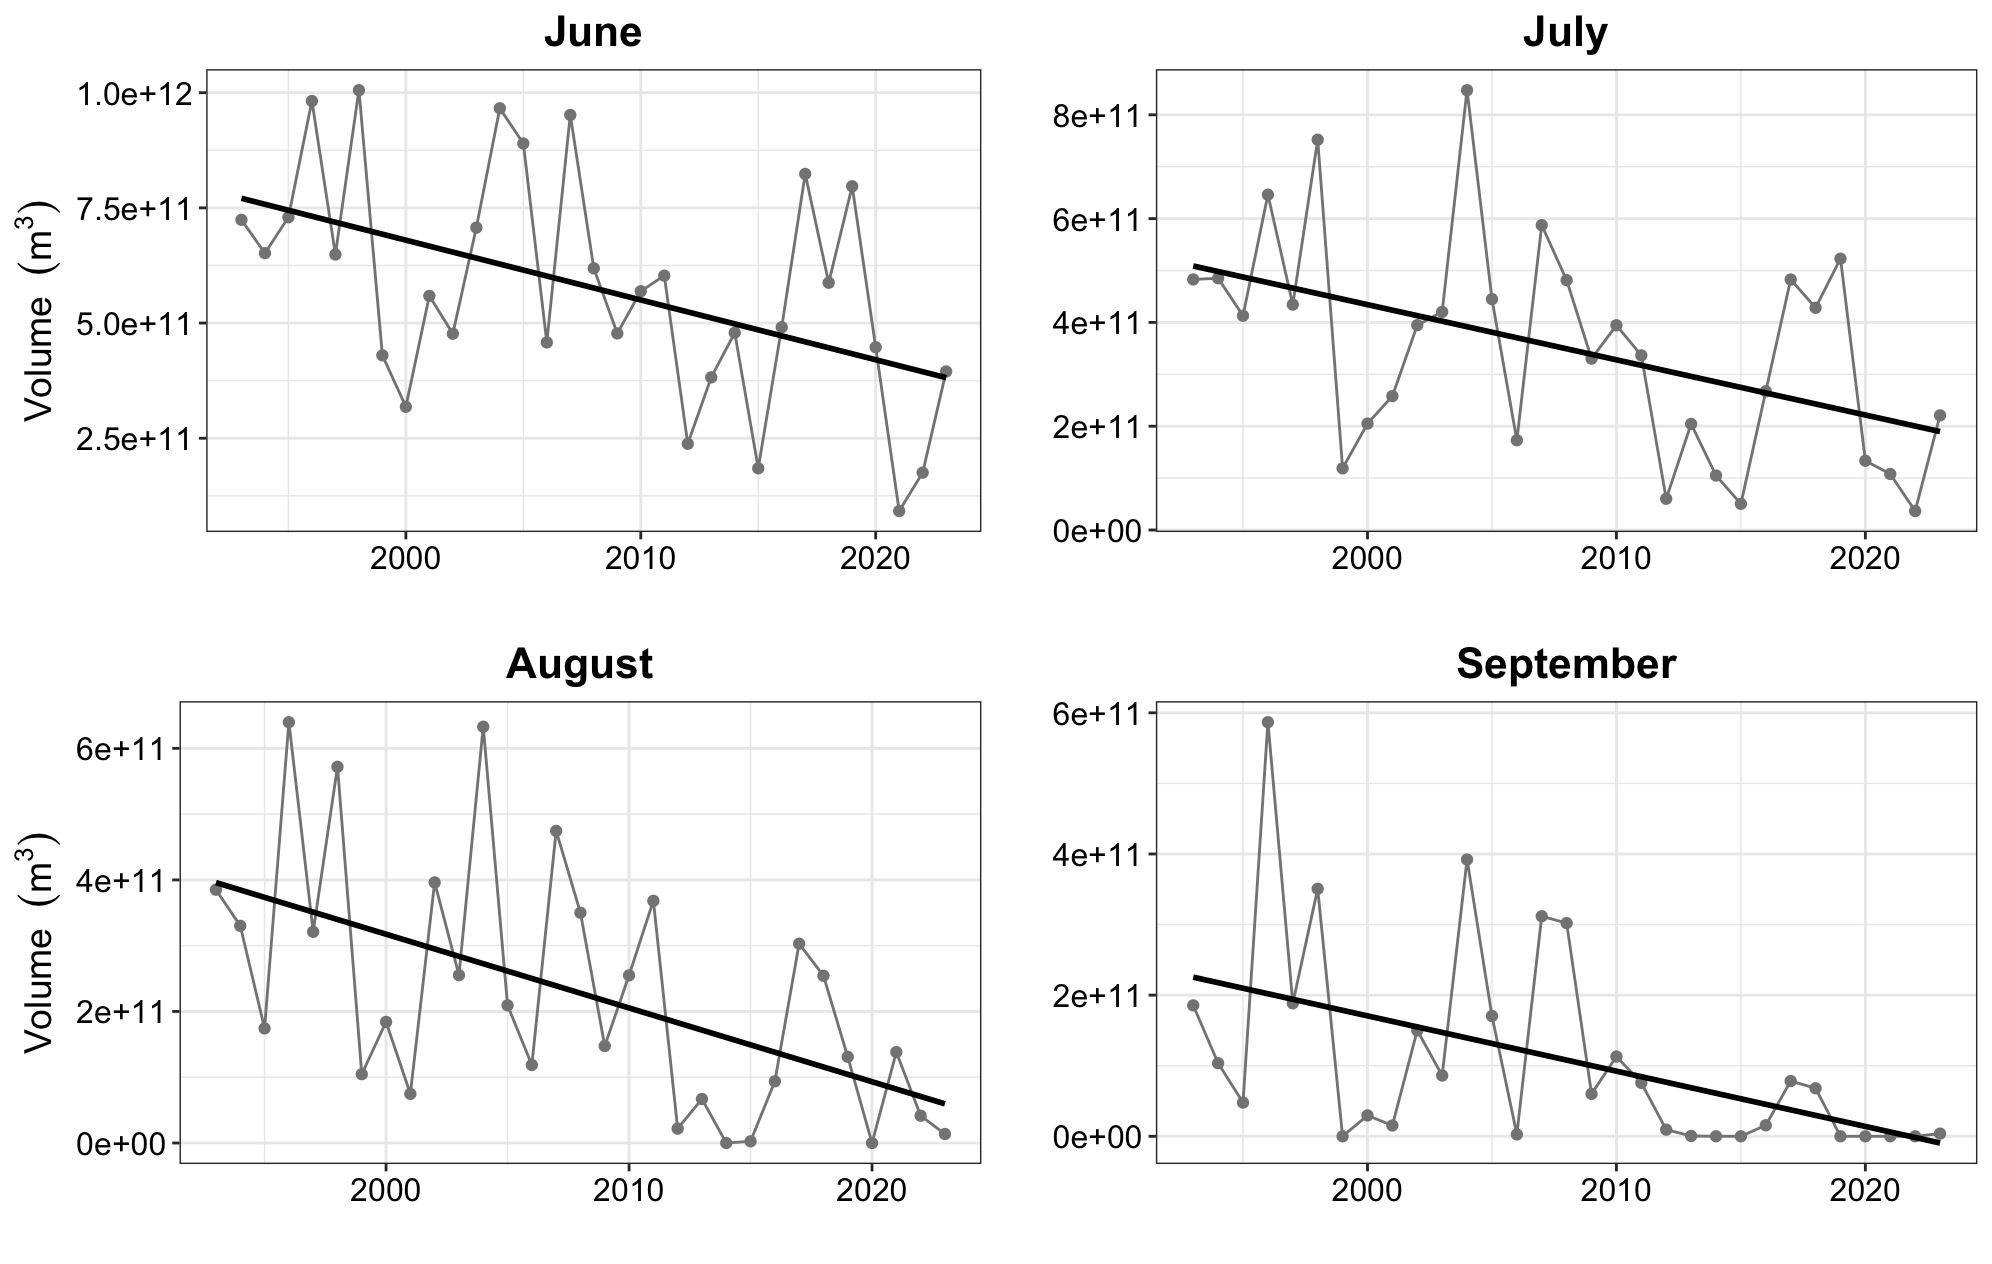

Recreate this plot in R.
## Figures for Sea Surface Salinity Seasonally

## **Laura Gruenburg, lagruenburg@gmail.com**

#   **LAST UPDATED: January 8, 2024**

setwd("~/Desktop/NYB Indicators/Deriv")
source("Deriv.R")
library(mgcv)
library(ggplot2)
#library(mgcViz)


#######Load the datasets
setwd("~/Desktop/NYB Indicators/NYB_Indicators_Calculations/Final_Timeseries_Figures/Timeseries_Files_2023")
cp<-read.csv("CP_volume_Jan_8_2024.csv", header = TRUE)

linearMod_april<- lm(April ~ X, data=cp)
summary(linearMod_april) #significant 95%

linearMod_may<- lm(May ~ X, data=cp)
summary(linearMod_may) #significant 99%

linearMod_june<- lm(June ~ X, data=cp)
summary(linearMod_june) #significant 99%

linearMod_july<- lm(July ~ X, data=cp)
summary(linearMod_july) #significant 99%

linearMod_aug<- lm(August ~ X, data=cp)
summary(linearMod_aug) #significant 99%

linearMod_sep<- lm(September ~ X, data=cp)
summary(linearMod_sep) #significant 99%

linearMod_oct<- lm(October ~ X, data=cp)
summary(linearMod_oct) #significant 95%


# JUNE
qjune = quantile(cp$June, probs = c(.30,.70))

# find the last 5 years mean
mn_june5 = mean(cp$June[cp$X >= 2019])
# what quintile the data is in
mn_june5 < qjune

# Creat a GAM - adjust k and remember to check model
mod_june<- gam(June ~ s(X, k=5), data = cp)
summary(mod_june) #check out model
gam.check(mod_june)

pdata_w <- with(cp, data.frame(X = X))
p2_mod_june <- predict(mod_june, newdata = pdata_w,  type = "terms", se.fit = TRUE)
intercept_w = 576.1016   # look at p2_mod and extract the intercept
pdata_w <- transform(pdata_w, p2_mod_june = p2_mod_june$fit[,1], se2_w = p2_mod_june$se.fit[,1])

#  Now that we have the model prediction, the next step is to calculate the first derivative
#  Then determine which increases and decreases are significant
Term = "X"
mod_june.d <- Deriv(mod_june, n=31) # n is the number of Xs
mod_june.dci <- confint(mod_june.d, term = Term)
mod_june.dsig <- signifD(pdata_w$p2_mod_june, d = mod_june.d[[Term]]$deriv,
                      +                    mod_june.dci[[Term]]$upper, mod_june.dci[[Term]]$lower)

# Take a quick look to make sure it appears ok before final plotting
plot(June ~ X, data = cp)
lines(June ~ X, data = cp)
lines(p2_mod_june+intercept_w ~ X, data = pdata_w, type = "n")
lines(p2_mod_june+intercept_w ~ X, data = pdata_w)
lines(unlist(mod_june.dsig$incr)+intercept_w ~ X, data = pdata_w, col = "blue", lwd = 3)
lines(unlist(mod_june.dsig$decr)+intercept_w ~ X, data = pdata_w, col = "red", lwd = 3)

linearmod_june<- lm(June ~ X, data=cp)
summary(linearmod_june)

june_plot <- ggplot() + 
  geom_line(data = cp, aes(x = X, y = June), color = 'grey52') +
  geom_point(data = cp, aes(x = X, y = June), color = 'grey52') + 
  #geom_point(data = cp[42,], aes(x= X, y = June), shape = 17, size =3) +
  geom_smooth(data = cp, aes(x = X, y = June), method = lm, se = FALSE, color = 'black') + 
  #geom_line(data=pdata_w, aes(x = X, y = p2_mod_june+intercept_w), se = FALSE, color = 'black', linetype = 'twodash', size = 1) + 
  #geom_line(data = pdata_w, aes(y = unlist(mod_june.dsig$incr)+intercept_w, x = X), color = "blue", size = 1) + 
  #geom_line(data = pdata_w, aes(y = unlist(mod_june.dsig$decr)+intercept_w, x = X), color = 'red', size = 1) + 
  theme_bw() +
  labs (y = bquote("Volume "~(km^3)~" "), x =' ',title = 'June') + 
  theme(plot.title=element_text(size = 16,face = 'bold',hjust = 0.5), axis.title=element_text(size = 14, face = 'bold'), axis.text= element_text(color = 'black', size = 12))

# JULY

qJuly = quantile(cp$July, probs = c(.30, .70))

# find the last 5 years mean
mn_July5 = mean(cp$July[cp$X >= 2019])
# what quintile the data is in
mn_July5 < qJuly

#the last cp Julyue is not averaging all the cp months so it looks anomalously low
#cp = cp[cp$X<77,]
# Creat a GAM - adjust k and remember to check model
mod_july<- gam(July ~ s(X, k=5), data = cp)
summary(mod_july) #check out model
gam.check(mod_july)

pdata_july <- with(cp, data.frame(X = X))
p2_mod_july <- predict(mod_july, newdata = pdata_july,  type = "terms", se.fit = TRUE)
intercept_july = 349.2075    # look at p2_mod and extract the intercept
pdata_july <- transform(pdata_july, p2_mod_july = p2_mod_july$fit[,1], se2_july = p2_mod_july$se.fit[,1])

#  Now that we have the model prediction, the next step is to calculate the first derivative
#  Then determine which increases and decreases are significant
Term = "X"
mod_july.d <- Deriv(mod_july, n=31) # n is the number of Xs
mod_july.dci <- confint(mod_july.d, term = Term)
mod_july.dsig <- signifD(pdata_july$p2_mod_july, d = mod_july.d[[Term]]$deriv,
                       +                    mod_july.dci[[Term]]$upper, mod_july.dci[[Term]]$lower)

# Take a quick look to make sure it appears ok before final plotting
plot(July ~ X, data = cp)
lines(July ~ X, data = cp)
lines(p2_mod_july+intercept_july ~ X, data = pdata_july, type = "n")
lines(p2_mod_july+intercept_july ~ X, data = pdata_july)
lines(unlist(mod_july.dsig$incr)+intercept_july ~ X, data = pdata_july, col = "blue", lwd = 3)
lines(unlist(mod_july.dsig$decr)+intercept_july ~ X, data = pdata_july, col = "red", lwd = 3)

linearMod_july<- lm(July ~ X, data=cp)
summary(linearMod_july)

july_plot <- ggplot() + 
  geom_line(data = cp, aes(x = X, y = July), color = 'grey52') +
  geom_point(data = cp, aes(x = X, y = July), color = 'grey52') + 
  #geom_point(data = cp[42,], aes(x= X, y = July), shape = 17, size =3) +
  geom_smooth(data = cp, aes(x = X, y = July), method = lm, se = FALSE, color = 'black') + 
  #geom_line(data=pdata_july, aes(x = X, y = p2_mod_july+intercept_july), se = FALSE, color = 'black', linetype = 'twodash', size = 1) + 
  #geom_line(data = pdata_july, aes(y = unlist(mod_july.dsig$incr)+intercept_july, x = X), color = "blue", size = 1) + 
  #geom_line(data = pdata_july, aes(y = unlist(mod_july.dsig$decr)+intercept_july, x = X), color = 'red', size = 1) + 
  theme_bw() +
  labs (y = bquote(" "), x = ' ', title = 'July') + 
  theme(plot.title=element_text(size = 16,face = 'bold',hjust = 0.5), axis.title=element_text(size = 14, face = 'bold'), axis.text= element_text(color = 'black', size = 12))

# August


qAugust = quantile(cp$August, probs = c(.30, .70))

# find the last 5 years mean
mn_August5 = mean(cp$August[cp$X >= 2019])
# what quintile the data is in
mn_August5 < qAugust

# Creat a GAM - adjust k and remember to check model
mod_aug<- gam(August ~ s(X, k=5), data = cp)
summary(mod_aug) #check out model
gam.check(mod_aug)

pdata_aug <- with(cp, data.frame(X = X))
p2_mod_aug <- predict(mod_aug, newdata = pdata_aug,  type = "terms", se.fit = TRUE)
intercept_aug = 227.7404  # look at p2_mod and extract the intercept
pdata_aug <- transform(pdata_aug, p2_mod_aug = p2_mod_aug$fit[,1], se2_aug = p2_mod_aug$se.fit[,1])

#  Now that we have the model prediction, the next step is to calculate the first derivative
#  Then determine which increases and decreases are significant
Term = "X"
mod_aug.d <- Deriv(mod_aug, n=31) # n is the number of Xs
mod_aug.dci <- confint(mod_aug.d, term = Term)
mod_aug.dsig <- signifD(pdata_aug$p2_mod_aug, d = mod_aug.d[[Term]]$deriv,
                       +                    mod_aug.dci[[Term]]$upper, mod_aug.dci[[Term]]$lower)

# Take a quick look to make sure it appears ok before final plotting
plot(August ~ X, data = cp)
lines(August ~ X, data = cp)
lines(p2_mod_aug+intercept_aug ~ X, data = pdata_aug, type = "n")
lines(p2_mod_aug+intercept_aug ~ X, data = pdata_aug)
lines(unlist(mod_aug.dsig$incr)+intercept_aug ~ X, data = pdata_aug, col = "blue", lwd = 3)
lines(unlist(mod_aug.dsig$decr)+intercept_aug ~ X, data = pdata_aug, col = "red", lwd = 3)

linearMod_aug<- lm(August ~ X, data=cp)
summary(linearMod_aug)

aug_plot <- ggplot() + 
  geom_line(data = cp, aes(x = X, y = August), color = 'grey52') +
  geom_point(data = cp, aes(x = X, y = August), color = 'grey52') + 
  #geom_point(data = cp[42,], aes(x= X, y = August), shape = 17, size =3) +
  geom_smooth(data = cp, aes(x = X, y = August), method = lm, se = FALSE, color = 'black') + 
  #geom_line(data=pdata_aug, aes(x = X, y = p2_mod_aug+intercept_aug), se = FALSE, color = 'black', linetype = 'twodash', size = 1) + 
  #geom_line(data = pdata_aug, aes(y = unlist(mod_aug.dsig$incr)+intercept_aug, x = X), color = "blue", size = 1) + 
  #geom_line(data = pdata_aug, aes(y = unlist(mod_aug.dsig$decr)+intercept_aug, x = X), color = 'red', size = 1) + 
  theme_bw() +
  labs (y = bquote("Volume "~(km^3)~" "), x = ' ', title = 'August') + 
  theme(plot.title=element_text(size = 16,face = 'bold',hjust = 0.5), axis.title=element_text(size = 14, face = 'bold'), axis.text= element_text(color = 'black', size = 12))

# September

qSeptember = quantile(cp$September, probs = c(.30, .70))

# find the last 5 years mean
mn_September5 = mean(cp$September[cp$X >= 2019])
# what quintile the data is in
mn_September5 < qSeptember

mn_September = mean(cp$September)
#standard deviation
sd_September = sd(cp$September)
# find the last 5 years mean
mn_September5 = mean(cp$September[cp$X >= 2019])
# see if the average of the last 5 years is greater than 1sd from the long term mean
mn_September - sd_September > mn_September5 # if this is TRUE then the short term trend is above average in the indicators at a glance table.


# 
mod_sep<- gam(September ~ s(X, k=5), data = cp)
summary(mod_sep) #check out model
gam.check(mod_sep)

pdata_sep <- with(cp, data.frame(X = X))
p2_mod_sep <- predict(mod_sep, newdata = pdata_sep,  type = "terms", se.fit = TRUE)
intercept_sep =  107.9713   # look at p2_mod and extract the intercept
pdata_sep <- transform(pdata_sep, p2_mod_sep = p2_mod_sep$fit[,1], se2_sep = p2_mod_sep$se.fit[,1])

#  Now that we have the model prediction, the next step is to calculate the first derivative
#  Then determine which increases and decreases are significant
Term = "X"
mod_sep.d <- Deriv(mod_sep, n=31) # n is the number of Xs
mod_sep.dci <- confint(mod_sep.d, term = Term)
mod_sep.dsig <- signifD(pdata_sep$p2_mod_sep, d = mod_sep.d[[Term]]$deriv,
                       +                    mod_sep.dci[[Term]]$upper, mod_sep.dci[[Term]]$lower)

# Take a quick look to make sure it appears ok before final plotting
plot(September ~ X, data = cp)
lines(September ~ X, data = cp)
lines(p2_mod_sep+intercept_sep ~ X, data = pdata_sep, type = "n")
lines(p2_mod_sep+intercept_sep ~ X, data = pdata_sep)
lines(unlist(mod_sep.dsig$incr)+intercept_sep ~ X, data = pdata_sep, col = "blue", lwd = 3)
lines(unlist(mod_sep.dsig$decr)+intercept_sep ~ X, data = pdata_sep, col = "red", lwd = 3)

linearMod_sep<- lm(September ~ X, data=cp)
summary(linearMod_sep)

sep_plot <- ggplot() + 
  geom_line(data = cp, aes(x = X, y = September), color = 'grey52') +
  geom_point(data = cp, aes(x = X, y = September), color = 'grey52') + 
  #geom_point(data = cp[41,], aes(x= X, y = September), shape = 17, size =3) +
  geom_smooth(data = cp, aes(x = X, y = September), method = lm, se = FALSE, color = 'black') + 
  #geom_line(data = pdata_sep, aes(x = X, y = p2_mod_sep+intercept_sep), se = FALSE, color = 'black', linetype = 'twodash', size = 1) + 
  #geom_line(data = pdata_sep, aes(y = unlist(mod_sep.dsig$incr)+intercept_sep, x = X), color = "blue", size = 1) + 
  #geom_line(data = pdata_sep, aes(y = unlist(mod_sep.dsig$decr)+intercept_sep, x = X), color = 'red', size = 1) + 
  theme_bw() +
  labs (y = bquote(" "), x = '', title = 'September') + 
  theme(plot.title=element_text(size = 16,face = 'bold',hjust = 0.5), axis.title=element_text(size = 14, face = 'bold'), axis.text= element_text(color = 'black', size = 12))

# Now plot all 4 together
library(ggpubr)

ggarrange(june_plot,july_plot,aug_plot,sep_plot,nrow=2,ncol=2)
